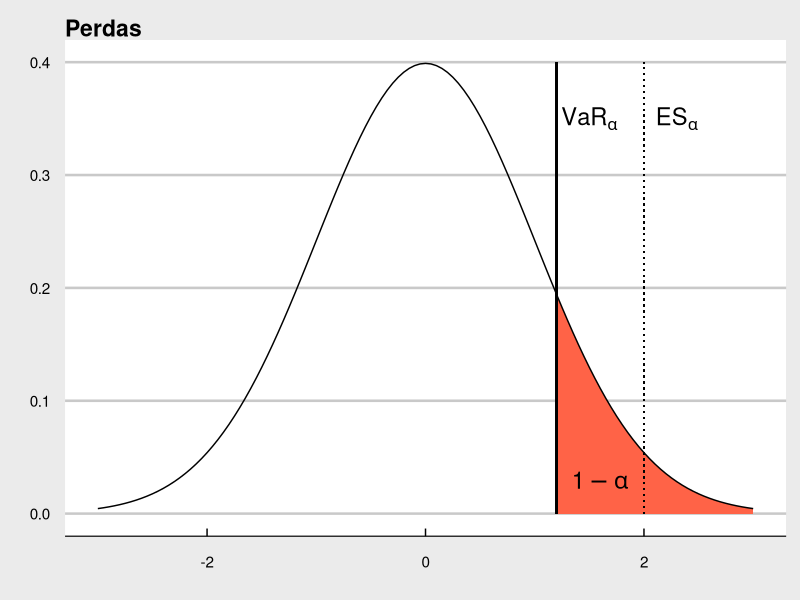
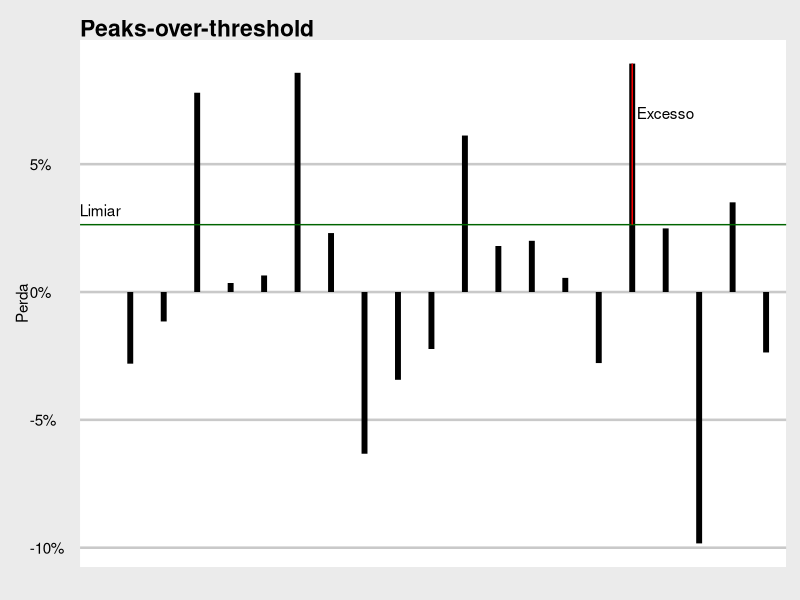

These charts were generated, in order, by the following R code:
## ---- chunk 1
knitr::opts_chunk$set(echo = FALSE)
knitr::opts_chunk$set(fig.width = 8.1)
knitr::opts_chunk$set(fig.height = 5.8)
knitr::opts_chunk$set(fig.align = 'center')

library(tidyverse)
library(ggthemes)
## ---- chunk 2
# fig.cap = "VaR é um quantil da distribuição de perdas."
# fig.cap = "ES é o valor esperado das perdas, dado que a perda exceda o VaR."
x <- seq(-3, 3, by = 0.05)
y <- dnorm(x)
df <- data.frame(x, y)
p <- ggplot(df, aes(x, y)) + 
  geom_area(data = subset(df, x > 1.2), fill = "tomato") +
  #geom_area(data = subset(df, x < -1.96), fill = "red") +
  #geom_area(data = subset(df, x > 1), fill = "lightgreen") +
  #geom_area(data = subset(df, x > 1.96), fill = "green") +
  geom_line() +
  labs(title = "Perdas", x = "", y = "") +
  # geom_segment(aes(x = 1.2, y = 0, xend = 1.2, yend = dnorm(1.2))) +
  # geom_segment(aes(x = 2, y = 0, xend = 2, yend = dnorm(2))) +
  geom_segment(aes(x = 1.2, y = 0, xend = 1.2, yend = 0.4)) +
  geom_segment(aes(x = 2, y = 0, xend = 2, yend = 0.4), linetype = "dotted") +
  theme_economist_white()

p + annotate("text", x = c(1.5, 1.6, 2.3), y = c(0.35, 0.03, 0.35), 
           label = c("VaR[alpha]", "1 - alpha", "ES[alpha]"), parse = TRUE, size = 6)
## ---- chunk 3

## ---- chunk 4
set.seed(123)
n <- 1:20
loss <- rnorm(length(n), 0, 0.05)
u <- rep(median(sqrt(loss^2)), times = length(n))
df <- tibble(n, loss, u)
ggplot(df, aes(x = n, y = loss)) +
  geom_segment(aes(y = 0, yend = loss, xend = n), size = 2) +
  geom_hline(aes(yintercept = u[1]), color = "darkgreen") +
  labs(title = "Peaks-over-threshold",
       x = "",
       y = "Perda") +
  scale_y_continuous(label = scales::percent) +
  scale_x_discrete(breaks = n) +
  annotate("segment", x = 16, xend = 16, y = u[1], yend = loss[16],
           color = "red") +
  annotate("text", x = c(0.1, 17), y = c(0.032, 0.07), label = c("Limiar", "Excesso")) +
  theme_economist_white()
## ---- chunk 5

## ---- chunk 6

## ---- chunk 7

## ---- chunk 8

